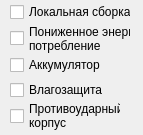
<?xml version="1.0" encoding="UTF-8"?>
<ui version="4.0">
 <class>PropertiesWidget</class>
 <widget class="QWidget" name="PropertiesWidget">
  <property name="geometry">
   <rect>
    <x>0</x>
    <y>0</y>
    <width>143</width>
    <height>135</height>
   </rect>
  </property>
  <property name="windowTitle">
   <string>Form</string>
  </property>
  <widget class="QCheckBox" name="checkBoxBit1">
   <property name="geometry">
    <rect>
     <x>10</x>
     <y>23</y>
     <width>121</width>
     <height>31</height>
    </rect>
   </property>
   <property name="text">
    <string>Пониженное энерго
потребление</string>
   </property>
  </widget>
  <widget class="QCheckBox" name="checkBoxBit6">
   <property name="geometry">
    <rect>
     <x>10</x>
     <y>158</y>
     <width>40</width>
     <height>20</height>
    </rect>
   </property>
   <property name="text">
    <string>6</string>
   </property>
  </widget>
  <widget class="QCheckBox" name="checkBoxBit2">
   <property name="geometry">
    <rect>
     <x>10</x>
     <y>55</y>
     <width>121</width>
     <height>20</height>
    </rect>
   </property>
   <property name="text">
    <string>Аккумулятор</string>
   </property>
  </widget>
  <widget class="QCheckBox" name="checkBoxBit4">
   <property name="geometry">
    <rect>
     <x>10</x>
     <y>101</y>
     <width>111</width>
     <height>30</height>
    </rect>
   </property>
   <property name="text">
    <string>Противоударный
корпус</string>
   </property>
  </widget>
  <widget class="QCheckBox" name="checkBoxBit0">
   <property name="geometry">
    <rect>
     <x>10</x>
     <y>2</y>
     <width>121</width>
     <height>20</height>
    </rect>
   </property>
   <property name="text">
    <string>Локальная сборка</string>
   </property>
  </widget>
  <widget class="QCheckBox" name="checkBoxBit5">
   <property name="geometry">
    <rect>
     <x>10</x>
     <y>132</y>
     <width>40</width>
     <height>20</height>
    </rect>
   </property>
   <property name="text">
    <string>5</string>
   </property>
  </widget>
  <widget class="QCheckBox" name="checkBoxBit7">
   <property name="geometry">
    <rect>
     <x>10</x>
     <y>184</y>
     <width>40</width>
     <height>20</height>
    </rect>
   </property>
   <property name="text">
    <string>7</string>
   </property>
  </widget>
  <widget class="QCheckBox" name="checkBoxBit3">
   <property name="geometry">
    <rect>
     <x>10</x>
     <y>80</y>
     <width>131</width>
     <height>20</height>
    </rect>
   </property>
   <property name="text">
    <string>Влагозащита</string>
   </property>
  </widget>
 </widget>
 <resources/>
 <connections/>
</ui>
